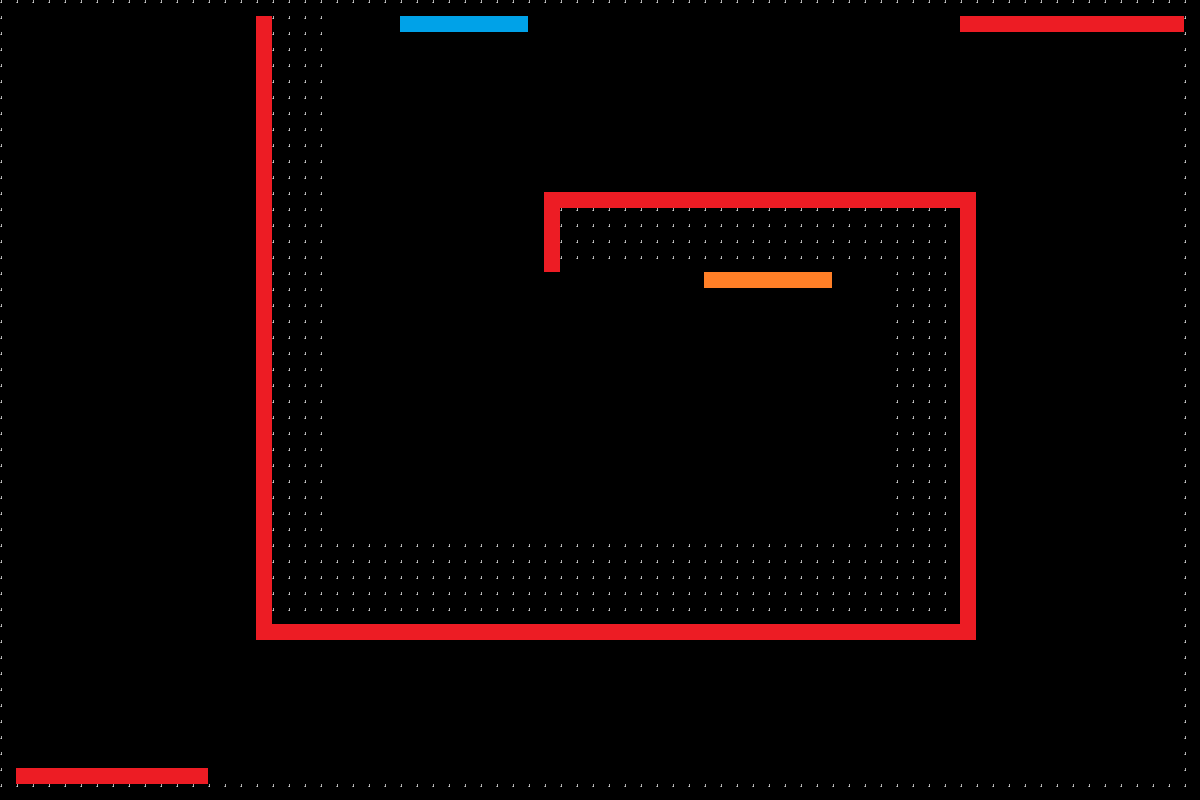

Tiled map render using the project's own tile images. Description and the map definition, with tile-layer contents summarised, below:
An orthogonal 75x50 tile map with 16x16 px tiles, 1 tile layer (Tile Layer 1) and 5 objects (clock, gravity_swap, B_portal_ceiling, Orange_portal_floor, slow_time).

<map version="1.10" tiledversion="1.12.2" orientation="orthogonal" renderorder="right-down" width="75" height="50" tilewidth="16" tileheight="16" infinite="0" nextlayerid="3" nextobjectid="7">
 <tileset firstgid="1" source="place_holder_tileset.tsx" />
 <layer id="1" name="Tile Layer 1" width="75" height="50">
  <data>[3750 cells, 936 non-empty, 4 distinct tile ids]</data>
 </layer>
 <objectgroup id="2" name="object_layer">
  <object id="1" name="time_stop" type="clock" x="1078.38" y="56.5166" width="80" height="80">
   <properties>
    <property name="ability_type" value="clock" />
   </properties>
   <ellipse />
  </object>
  <object id="3" name="gravity_swap" x="1041.85" y="683.525" width="100" height="100">
   <properties>
    <property name="ability_type" value="gravity_swap" />
   </properties>
  </object>
  <object id="4" name="B_portal_ceiling" x="402.898" y="12.5097" width="128" height="16">
   <properties>
    <property name="portal_id" type="int" value="1" />
    <property name="portal_rotation" type="int" value="180" />
    <property name="portal_target" type="int" value="2" />
    <property name="portal_type" value="portal" />
   </properties>
  </object>
  <object id="5" name="Orange_portal_floor" x="703.305" y="271.897" width="128" height="16">
   <properties>
    <property name="portal_id" type="int" value="2" />
    <property name="portal_rotation" type="int" value="180" />
    <property name="portal_target" type="int" value="1" />
    <property name="portal_type" value="portal" />
   </properties>
  </object>
  <object id="6" name="slow_time" x="120.807" y="433.962" width="60" height="90">
   <properties>
    <property name="ability_type" value="slow_time" />
   </properties>
  </object>
 </objectgroup>
</map>
